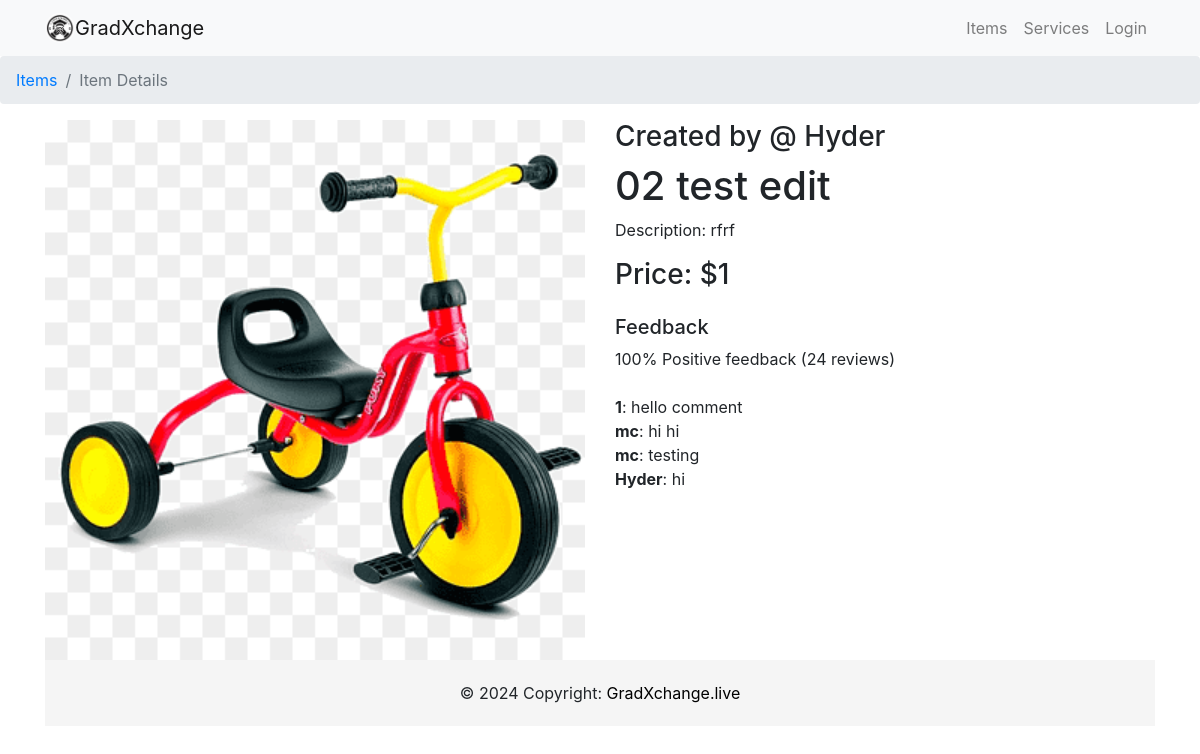
The app's page /item/23/, older data.
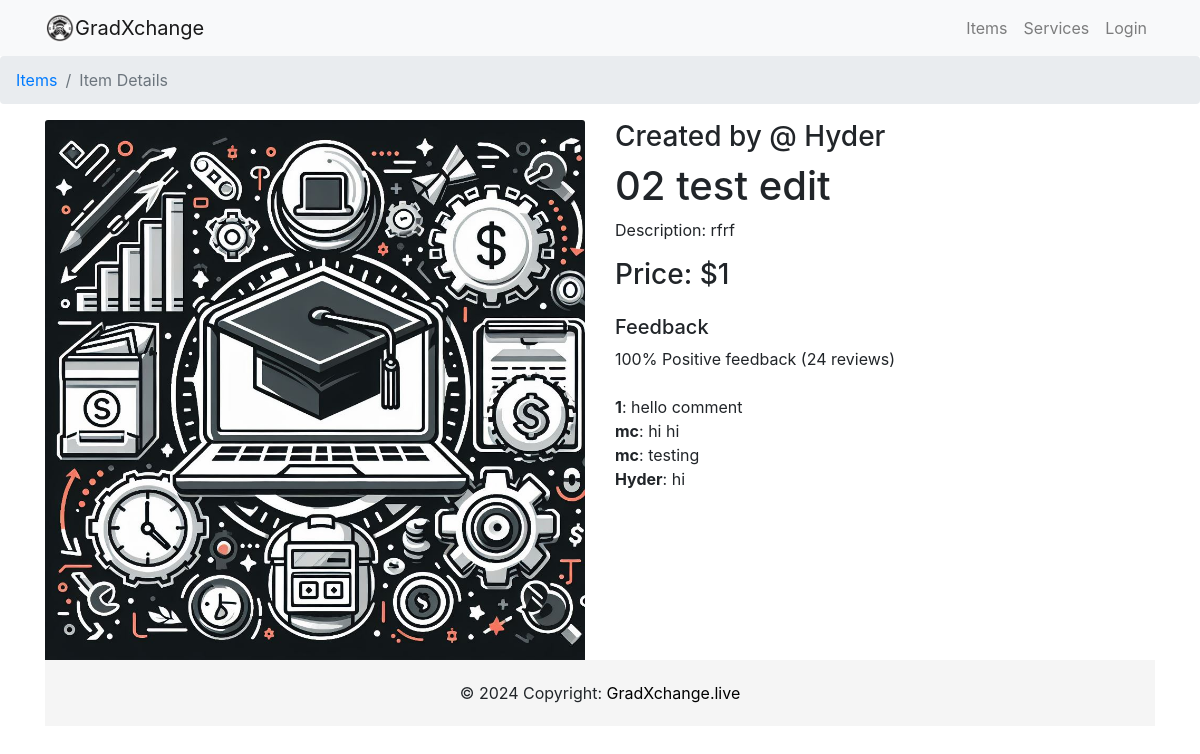
The same page, newer data.
### item/models.py (models this page shows, shortened)
class Item(models.Model):
    item_name = models.CharField(max_length=200)
    item_desc = models.CharField(max_length=200)
    item_price = models.IntegerField()
    item_image = models.ImageField(upload_to='images_item', default="notfound.png")
    created =  models.DateField(auto_now_add=True)
    user_name = models.ForeignKey(User, on_delete=models.CASCADE,default=1)
    liked_by = models.ManyToManyField(settings.AUTH_USER_MODEL, related_name='item_liked',blank= True)

### item/views.py (the view)
# urls.py: path('<int:pk>/', views.detail, name='detail'),
def detail(request,pk):
    if request.method == 'POST':
        comment_form = CommentForm(data=request.POST)
        if comment_form.is_valid():
            new_comment = comment_form.save(commit=False)
            item_id =  request.POST.get('item_id')
            item = get_object_or_404(Item, id=item_id)
            new_comment.item = item
            new_comment.save()
    else:
        comment_form = CommentForm()
    item = Item.objects.get(pk=pk)
    context = {
        'item':item,
        'comment_form': comment_form ,
    }
    return render(request, 'item/detail.html', context)

### item/templates/item/detail.html (shortened to what this page needs)
{% extends 'users/base.html' %}
{% load static %}
{% block body %}
<nav aria-label="breadcrumb">
    <ol class="breadcrumb">
        <li class="breadcrumb-item"><a href="{% url 'item:index' %}">Items</a></li>
        <li class="breadcrumb-item active" aria-current="page">Item Details</li>
    </ol>
</nav>
<div class="container">
    <div class="row">
        <div class="col-lg-6">
            <img src="{{ item.item_image.url }}" class="img-fluid card-img-top" alt="{{ item.item_name }}">
        </div>
        <div class="col-lg-6">
            <h3>Created by @ {{item.user_name}}</h3>
            <h1>{{ item.item_name }}</h1>
            <p>Description: {{ item.item_desc }}</p>
            <h3>Price: ${{ item.item_price }}</h3>
            <div class="feedback mt-4">
                <h5>Feedback</h5>
                <p>100% Positive feedback (24 reviews)</p>
                {% if user.is_authenticated %}
                <form method="post">
                    {% csrf_token %}
                    <input type="hidden" name="item_id" id="item_id" value="{{ item.id}}">
                    <input type="hidden" name="commented_by" id="commented_by" value="{{ request.user }}">
                    <textarea class="form-control square-textarea" id="id_body" name="body"
                        rows="4">{{ comment_form.body }} </textarea>
                    <button class="btn btn-primary mt-2" type="submit">Submit</button>
                </form>
                <a id="{{ item.id }}" class="btn-like">
                    <img width="30" height="30" src="{% static 'pictures/like.png' %}">
                </a>
            </div>
            <div class="existing-feedback mt-4">
                {% for comment in item.comment.all %}
                <b>{{ comment.commented_by }}</b>:
                {{ comment.body}}
                <br>
                {% endfor %}
            </div>
            {% else %}
            <div class="existing-feedback mt-4">
                {% for comment in item.comment.all %}
                <b>{{ comment.commented_by }}</b>:
                {{ comment.body}}
                <br>
                {% endfor %}
            </div>
            {% endif %}
        </div>
    </div>
</div>
{% endblock %}

Row changes from the older to the newer data that the page shows:
changed Item "02 test edit": item_image: a different picture
